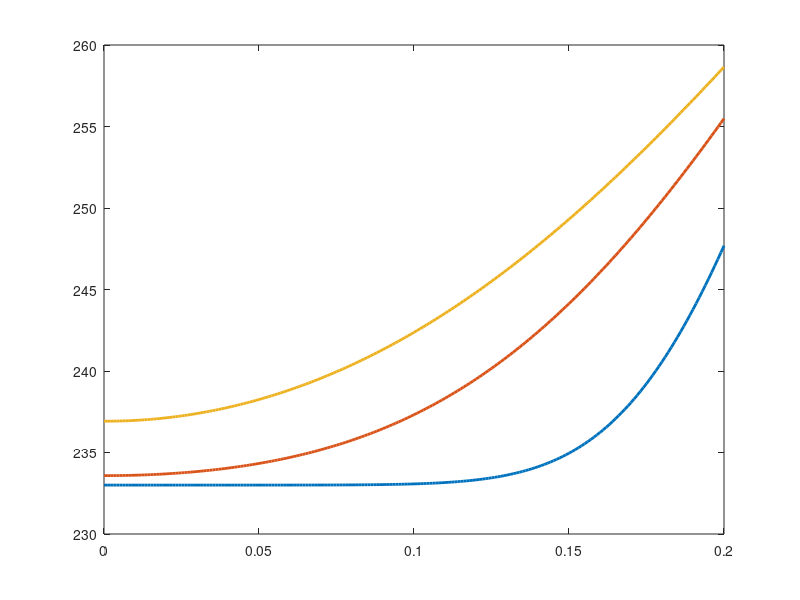

This figure's MATLAB source: (Note: this script raises an error after producing the figure.)
% Esame 2 febbraio 2024
% Simone Canevarolo
% S269893
% 27/06/2024

clear all
close all
clc

raggio = 20e-2; %m
alt = 7.5e3; % m
uu = 5; % m/s
T0 = 233; % K
hh = 100; % W/m*K
Taria = 270; % K
rovol = 1e3; % kg/m^3

cond = @(T) 5*(T/T0);
cp = @(T) 670+1.2*(T-233);

dr = 1e-3; % m
rr = (0:dr:raggio)';
Nr = length(rr);

dt = 1; % s
tfin = alt/uu;
tt = (0:dt:tfin);
Nt = length(tt);

Tm = T0*ones(Nr,1);
Tcentro = T0*ones(Nt,1);
Tsuperficie = T0*ones(Nt,1);

tplot = [100 500 1000];
zz = 1;

for ii = 2:Nt

%     cond = cond(Tini);
%     cp = cp(Tini);
    aa = cond(Tm)*dt./rovol./cp(Tm)./dr^2;

    sup_diag = -aa.*ones(Nr,1);
    main_diag = (1+2*aa).*ones(Nr,1);
    sub_diag = -aa.*ones(Nr,1);
    
    Band = [[sub_diag(2:end);0],main_diag,[0;sup_diag(1:end-1)]];

    AA = spdiags(Band,-1:1,Nr,Nr);

    bb = Tm;

    AA(1,1) = -1;
    AA(1,2) = 1;
    bb(1) = 0;

    AA(end,end-1) = cond(Tm(end))/dr;
    AA(end,end) = -cond(Tm(end))/dr-hh;
    bb(end) = -Taria*hh;

    TT = AA\bb;

    if ii == tplot(zz)

        plot(rr,TT,'linewidth',2);
        hold on
        zz = zz+1;

    end

    Tm = TT;

end